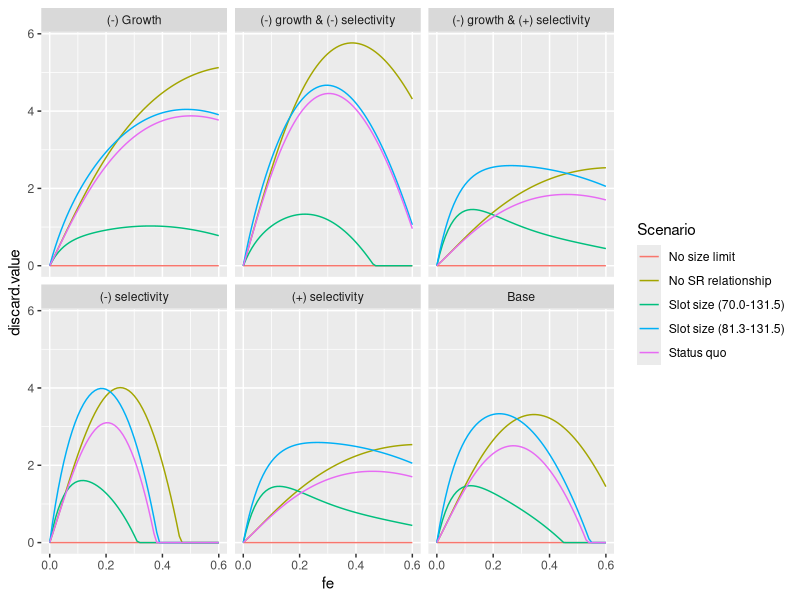
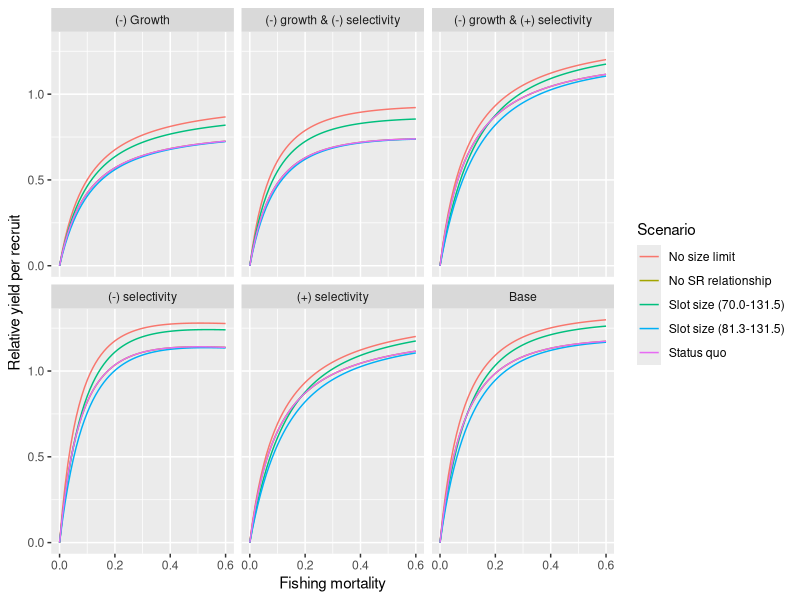
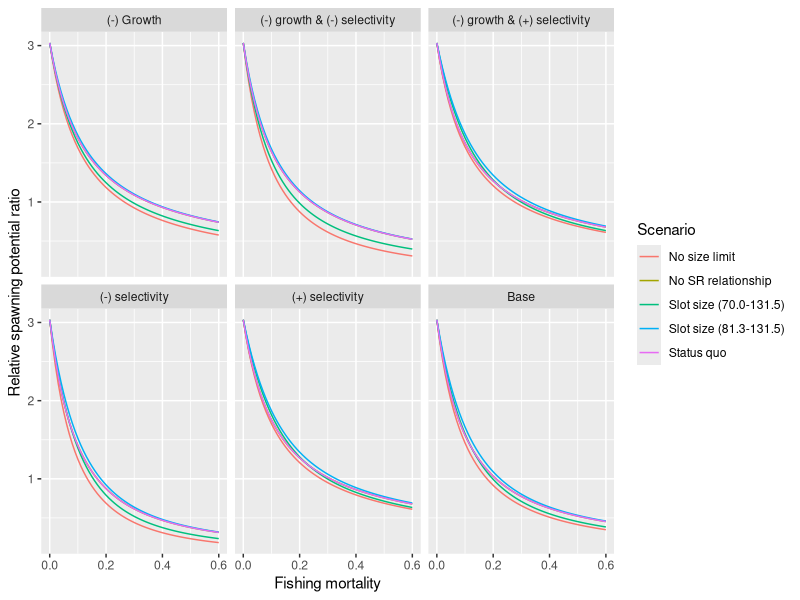
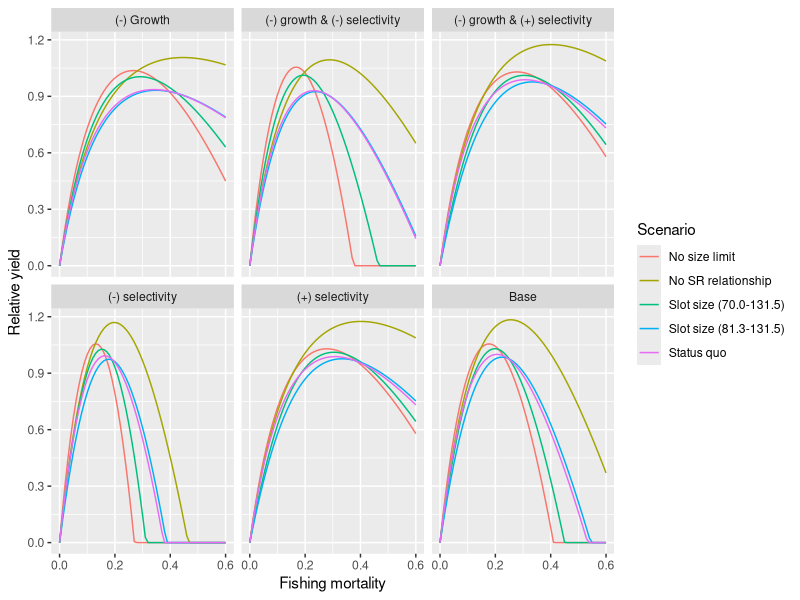
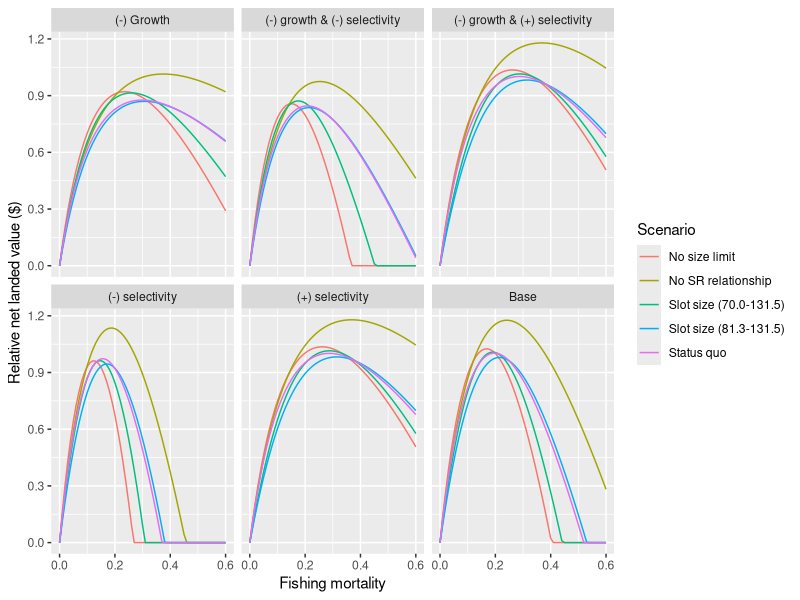
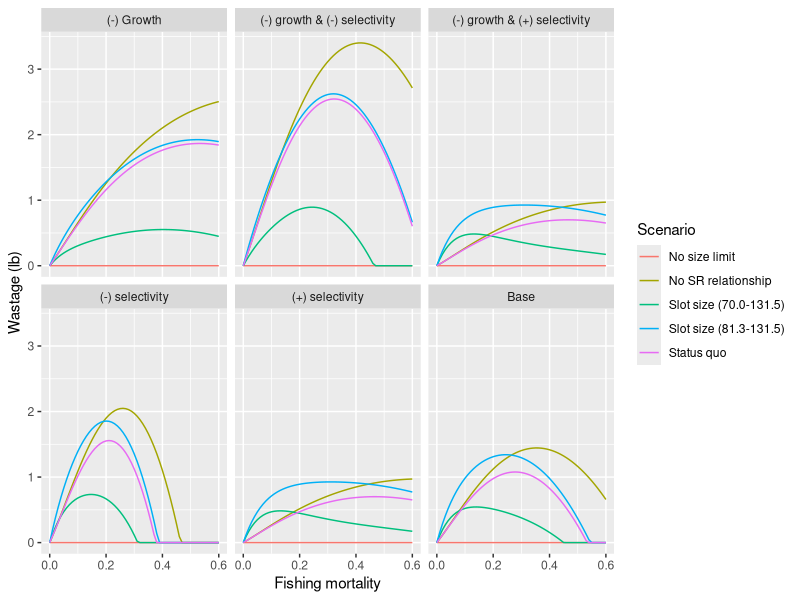
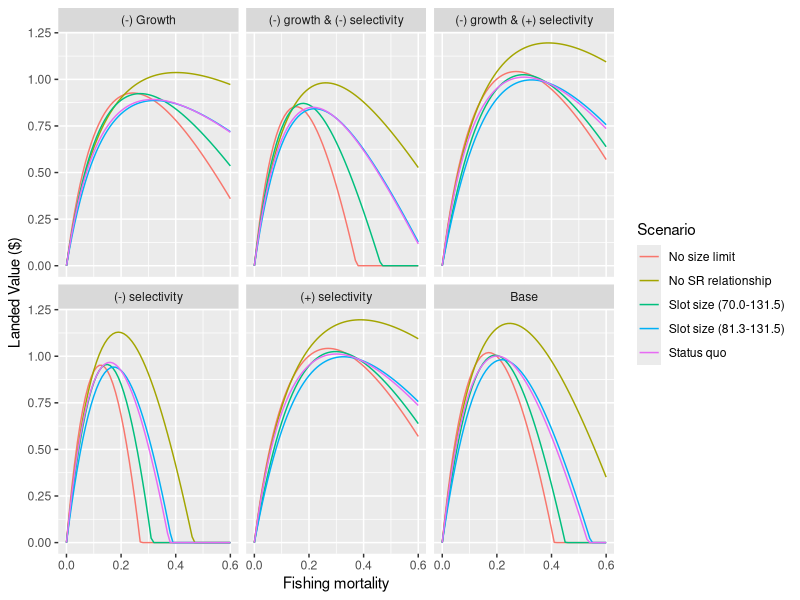

R code for these plots, in order: (Note: this script raises an error after producing the figures.)
# -------------------------------------------------------------------------- ##
# Halitosis.R
# Written by Steve Martell,  IPHC
# Date: Jan 8, 2012
# 
# Feb 7, 2011.  Added multiple growth groups to allow for cumulative effects
# of size selective fishing.  Need to show how mean weigth-at-age decreases
# with increasing fishing mortality rates.
# 
# SCENARIOS FOR HALIBUT PAPER
# 1) Status quo. 83.3cm minimum size limit
# 2) No size limits
# 3) 70cm minimum size limit
# 4) slot limit 81.3-150 cm
# 5) slot limit 70-150 cm
# -------------------------------------------------------------------------- ##

# -------------------------------------------------------------------------- ##
# Libraries
require(Hmisc)
require(ggplot2)
require(reshape2)
# -------------------------------------------------------------------------- ##

# Data and other constants
A	<- 35	# maximum age.
G	<- 21	# number of growth groups
S	<- 2	# number of sexes
dim	<- c(A, G, S)
age	<- 1:A	# vector of ages
# Commercial selectivities from Hare 2012.
bin   <- seq(50, 120, by=10)
CSelL <- matrix(data=c(1.63180e-09,  3.25740e-09,  6.03022e-02,  3.00891e-01,  6.30344e-01,  9.13893e-01, 1.00000e+00,  1.00000e+00, 2.17159e-09,  3.96878e-03,  5.67109e-02,  2.81436e-01,  5.85461e-01,  8.35614e-01, 1.00000e+00,  1.00000e+00), nrow=8, ncol=2)

pg	<- dnorm(seq(-3, 3, length=G), 0, 1); pg <- pg/sum(pg)

# Population parameters 
bo		<- 100.0			# unfished female spawning biomass
h		<- 0.85				# steepness
dm		<- 0.16				# discard mortality rate
THETA <- data.frame(bo=bo, h=h, dm=dm)

# Selectivity parameters (cm)
lhat	<- 97.132
ghat	<- 1/0.1667
slim	<- 81.28
ulim	<- 1500
cvlm	<- 0.1
PI		<- data.frame(lhat=lhat, ghat=ghat, slim=slim, ulim=ulim, cvlm=cvlm, bin=bin)



# Sex specific parameters (female, male).
m		<- c(0.15, 0.135)			# natural mortality rate
#0.15 0.135474
a50		<- rep(10.91, 2)			# age at 50% maturity
k50		<- rep(1.406, 2)			# std at 50% maturity
a		<- rep(6.821e-6, 2)			# length-weight allometry (Clark 1992)
b		<- rep(3.24, 2)				# length-weight allometry (CLark 1992)
#linf	<- c(145, 110)				# Range female 145-190, male 110-155 (cm)
linf    <- c(151.568,  99.3607)		# From 2011 Length_age data
#k		<- c(0.1, 0.12)				# eyeballed growth pars from Clark & Hare 2002.
k		<- c(0.0820581, 0.135409)   # Fron 20111 Length_age data
CVlinf  <- c(0.1, 0.1)				# CV in the asymptotic length

PHI	<- data.frame(m=m, a50=a50, k50=k50, a=a, b=b, linf=linf, k=k, CVlinf=CVlinf)
rownames(PHI)=c("Female", "Male")

T1 <- c(THETA, PHI, PI)

# Halibut prices (10-20) (20-40) (40+)
# $6.75  $7.30  $7.50  In Homer Alaska.
fe		<- seq(0, 0.6, b=0.01)

lifeh	<-
function(fe = 0)
{
	# Life history and age-schedule information
	lx	<- array(0, dim)
	la	<- array(0, dim)
	wa	<- array(0, dim)
	fa	<- array(0, dim)
	pa	<- array(0, dim)	# price per pound 
	ma	<- plogis(age, a50, k50)
	for(i in 1:S)
	{
		lx[,,i]  <- exp(-m[i])^(age-1)
		lx[A,,i] <- lx[A,,i]/(1-exp(-m[i]))
		
		# growth
		'vonb'  <- function(linf,k) len <- linf*(1-exp(-k*age))
		dev     <- linf[i]*CVlinf[i]
		linf.g  <- seq(linf[i]-dev, linf[i]+dev, length=G)
		la[,,i] <- sapply(linf.g, vonb,k=k[i])
		wa[,,i] <- a[i]*la[,,i]^b[i]
		
		# maturity (this assumes maturity at a fixed age)
		fa[,,i] <- ma*wa[,,i]
	}
	
	# Length-based selectivity (length-based -> age-based)
	sc	<- array(0, dim)
	sr	<- array(0, dim)
	sd	<- array(0, dim)
	va	<- array(0, dim)
	std	<- cvlm*slim+1.e-30
	for(i in 1:S)
	{
		# SM Adding approx function,  using the length-based selectivity coefficients
		# CSelL from Hare's assessment model.
		#approx(bin,CSelL.F,xout=la,yleft=0,yright=1)
		sc[,,i]  <- approx(bin, CSelL[,i], la[,,i], yleft=0, yright=1)
		
		#sc[,,i]  <- plogis(la[,,i],location=lhat, scale=ghat)
		sr[,,i]  <- plogis(la[,,i],location=slim, scale=std) - plogis(la[,,i],location=ulim, scale=std)
		sd[,,i]  <- 1-sr[,,i]
		va[,,i]  <- sc[,,i]*(sr[,,i]+sd[,,i]*dm)
	}
	
	# Age-specific total mortality, survival, retention, and discard rate.
	za	<- array(0, dim)
	sa	<- array(0, dim)
	qa	<- array(0, dim)
	da	<- array(0, dim)
	for(i in 1:S)
	{
		za[,,i]  <- m[i] + fe*va[,,i]
		sa[,,i]  <- exp(-za[,,i])
		qa[,,i]  <- (sc[,,i]*sr[,,i]) * (1-sa[,,i])/za[,,i]
		da[,,i]  <- (sc[,,i]*sd[,,i]) * (1-sa[,,i])/za[,,i]
	}
	# za	<- m+fe*va
	# sa	<- exp(-za)
	# qa	<- (sc*sr)*(1.-sa)/za	# fraction retained
	# da	<- (sc*sd)*(1.-sa)/za	# fraction discarded
	
	# Survivorship under fished conditions lz(A, G, S)
	lz	<- array(1, dim)
	for(i in 1:S)
	{
		for(j in 2:A)
		{
			lz[j,,i] <- lz[j-1,,i]*exp(-za[j-1,,i])
		}
		lz[A,,i] <- lz[A,,i]/(1-exp(-za[A,,i]))
	}
	
	
	# price premiums based on fish weight
	pa[wa<10]  <- 0.00
	pa[wa>=10] <- 6.75
	pa[wa>=20] <- 7.30
	pa[wa>=40] <- 7.50
	
	return(list(la=la, wa=wa, fa=fa, lz=lz, pa=pa*wa, va=va))
}

plot.AgeSchedule <- function()
{
	U   <- lifeh(0.2)
	mU  <- melt(U)
	colnames(mU) <- c("Age","G","Sex","value","type")
	mU$pg  <- pg[mU$G]
	mU$Sex[mU$Sex==1] = "Female"
	mU$Sex[mU$Sex==2] = "Male"
	
	p   <- ggplot(mU)
	p   <- p + geom_point(aes(x=Age, y=value, col=Sex, alpha=pg))
	p   <- p + facet_wrap(~type, scale="free")
	
	print(p)
	dev.copy2pdf(file="../FIGS/AgeSchedule.pdf")
	
}





tsasm	<- 
#function(fe=0, slim=0, ulim=1000, dm=0.16)
function(fe=0, theta)
{
	# A two sex age structured model. #
	# SM Changing arguments (fe,  THETA)
	# Where theta is a list of the global parameters used in the model.
	
	with(as.list(theta), {
		
	
	# Age-schedule information
	# Survivorship array lx(A, G, S)
	lx	<- array(0, dim)
	la	<- array(0, dim)
	wa	<- array(0, dim)
	fa	<- array(0, dim)
	pa	<- array(0, dim)	# price per pound 
	ma	<- plogis(age, a50, k50)
	for(i in 1:S)
	{
		lx[,,i]  <- exp(-m[i])^(age-1)
		lx[A,,i] <- lx[A,,i]/(1-exp(-m[i]))
		
		# growth
		'vonb'  <- function(linf,k) len <- linf*(1-exp(-k*age))
		dev     <- linf[i]*CVlinf[i]
		linf.g  <- seq(linf[i]-dev, linf[i]+dev, length=G)
		la[,,i] <- sapply(linf.g, vonb,k=k[i])
		wa[,,i] <- a[i]*la[,,i]^b[i]
		
		# maturity (this assumes maturity at a fixed age)
		fa[,,i] <- ma*wa[,,i]
	}
	
	# price premiums based on fish weight
	pa[wa<5]   <- 0.00
	pa[wa>=5.] <- 3.00
	pa[wa>=10] <- 6.75
	pa[wa>=20] <- 7.30
	pa[wa>=40] <- 7.50
	
	# lx	<- sapply(age, function(age) exp(-m)^(age-1) )
	# lx[, A] <- lx[, A]/(1-exp(-m))
	# la	<- sapply(age, function(age) linf*(1-exp(-k*age)))
	# wa	<- a*la^b
	# ma	<- plogis(age, a50, k50)
	# fa	<- t(t(wa)*ma)
	
	# Derivation of S-R parameters (Ricker model)
	# Re = Ro*[(log(kap)-log(phi.E/phi.e))/log(kap)]
	# Assume 50:50 sex ratio at birth
	kap		<- (5*h)^(5/4)
	phi.E	<- sum(t(t(lx[,,1]*fa[,,1])*pg))
	#phi.E	<- as.double(lx[1, ] %*% fa[1, ])
	ro		<- bo/phi.E
	
	# Length-based selectivity (length-based -> age-based)
	sc	<- array(0, dim)
	sr	<- array(0, dim)
	sd	<- array(0, dim)
	va	<- array(0, dim)
	std	<- cvlm*slim+1.e-30
	for(i in 1:S)
	{
		#sc[,,i]  <- plogis(la[,,i],location=lhat, scale=ghat)
		sc[,,i]  <- approx(bin, CSelL[,i], la[,,i], yleft=0, yright=1)$y
		sr[,,i]  <- plogis(la[,,i],location=slim, scale=std) - plogis(la[,,i],location=ulim, scale=std)
		sd[,,i]  <- 1-sr[,,i]
		va[,,i]  <- sc[,,i]*(sr[,,i]+sd[,,i]*dm)
	}
	# sc	<- t(apply(la,1,plogis,location=lhat,scale=ghat))
	# std	<- cvlm*slim+1.e-30
	# sr	<- t(apply(la,1,plogis,location=slim,scale=std))
	# sd	<- 1-sr
	# va	<- sc*(sr+sd*dm)		# age-specific probability of dying due to F
	
	# Age-specific total mortality, survival, retention, and discard rate.
	za	<- array(0, dim)
	sa	<- array(0, dim)
	qa	<- array(0, dim)
	da	<- array(0, dim)
	for(i in 1:S)
	{
		za[,,i]  <- m[i] + fe*va[,,i]
		sa[,,i]  <- exp(-za[,,i])
		qa[,,i]  <- (sc[,,i]*sr[,,i]) * (1-sa[,,i])/za[,,i]
		da[,,i]  <- (sc[,,i]*sd[,,i]) * (1-sa[,,i])/za[,,i]
	}
	# za	<- m+fe*va
	# sa	<- exp(-za)
	# qa	<- (sc*sr)*(1.-sa)/za	# fraction retained
	# da	<- (sc*sd)*(1.-sa)/za	# fraction discarded
	
	# Survivorship under fished conditions lz(A, G, S)
	lz	<- array(1, dim)
	for(i in 1:S)
	{
		for(j in 2:A)
		{
			lz[j,,i] <- lz[j-1,,i]*exp(-za[j-1,,i])
		}
		lz[A,,i] <- lz[A,,i]/(1-exp(-za[A,,i]))
	}
	# lz	<- matrix(1, 2, A)
	# for(i in 2:A)
	# {
	# 	lz[, i] <- lz[, i-1]*exp(-za[, i-1])
	# 	if(i==A)
	# 	{
	# 		lz[, A] <- lz[, A]/(1-exp(-za[, i-1]))
	# 	}
	# }
	
	# Incidence functions
	phi.e	<- sum( t(lz[,,1]*fa[,,1])*pg )
	#phi.e	<- as.double(lz[1, ] %*% fa[1, ])
	
	# Equilibrium calculations
	t1		<- log(phi.E/(kap*phi.e))
	t2		<- (log(kap)*phi.e)
	re		<- max(0, -(t1*ro*phi.E)/t2)
	be		<- re * phi.e
	ye		<- 0
	de		<- 0
	ypr		<- 0
	wbar	<- rep(0, S)
	wdot	<- matrix(0,nrow=S, ncol=A)
	for(i in 1:S)
	{
		ye  <- ye + sum( re * fe * t(lz[,,i]*wa[,,i]*qa[,,i])*pg )
		de	<- de + sum( re * fe * dm * t(lz[,,i]*wa[,,i]*da[,,i])*pg )
		ypr <- ypr + sum( fe * t(lz[,,i]*wa[,,i]*qa[,,i])*pg )
		
		# Average weigth of a 10-year old fish (female & male)
		tmp		<- t(lz[,,i]*wa[,,i])*pg
		tmpn	<- t(lz[,,i])*pg
		wbar[i] <- weighted.mean(wa[10,,i], tmpn[,10])
		
		# Average weight-at-age for each sex.
		tmp     <- t(tmpn)
		P       <- tmp/rowSums(tmp)
		wdot[i,] <- rowSums(wa[,,i]*P)
	}
	spr		<- phi.e/phi.E
	
	
	# Need to calculate landed value per recruit versus slim and fe
	# using the price and size categories from above.
	# How many millions of dollars in Halibut are discarded each year?
	landed.value	<- 0
	discard.value	<- 0
	for(i in 1:S)
	{
		t1 <- sum(re * fe * t(lz[,,i]*wa[,,i]*qa[,,i]*pa[,,i])*pg)
		landed.value  <- landed.value + t1
		t2 <- sum(re * fe * dm * t(lz[,,i]*wa[,,i]*da[,,i]*pa[,,i])*pg)
		discard.value <- discard.value + t2
	}
	
	# b<- seq(0, 2*bo, length=100)
	# r<- kap*b*exp(-log(kap)*b/bo)/phi.E
	# plot(b, r)
	# points(bo, ro, pch=20, col=2)
	# points(be, re, pch=20, col=3)
	return(c(fe=fe, re=re, be=be, ye=ye, 
		de=de, spr=spr, ypr=ypr, eye=max(0, landed.value-8*fe), 
		dep=be/bo, wbar.f10=wbar[1], wbar.m10=wbar[2], 
		landed.value=landed.value, 
		discard.value=discard.value ))
		# List objects don't work here.
		#, wdot.f=list(wdot[1,]), wdot.m=list(wdot[2,]) ))
	})
}

.equil	<-
function(arg="ye", dm=0.17)
{
	fn	<- function(fe=0, slim=0, dm=dm)
	{
		tmp <- tsasm(fe, slim, dm)
		idx <- which(names(tmp)==arg)
		return(as.double(tmp[idx]))
	}
	V	<- Vectorize(fn, c("fe", "slim"))
	fe	<- seq(0, 0.45, length=20)
	sl	<- seq(60, 100, length=20)
	Z	<- outer(fe, sl, V, dm)
	obj	<- list(x=fe, y=sl, Z=Z)
	class(obj) <- "isopleth"
	return(obj)
}


plot.isopleth <- 
function(obj, ...)
{
	# Plots the contour plot for the contour class
	x <- obj$x
	y <- obj$y
	z <- obj$Z
	
	#contour(x, y, z, ...)
	mx <- melt(z)
	names(mx) <- c("x","y","z")
	g=ggplot(mx,aes(x=x,y=y,z=z))+stat_contour()
	print(g)
}

# SCENARIOS
.scenarios <- function(T1, Model="M1")
{
	T2 = T1; T2$slim=0.00
	T3 = T1; T3$slim=81.3; T3$h=1.0
	T4 = T1; T4$ulim=131.5
	T5 = T1; T5$ulim=131.5; T5$slim=70.0

	S1 = data.frame(Model=Model, Scenario="Status quo", t(sapply(fe, tsasm, theta=T1)))
	S2 = data.frame(Model=Model, Scenario="No size limit", t(sapply(fe, tsasm, theta=T2)))
	S3 = data.frame(Model=Model, Scenario="No SR relationship", t(sapply(fe, tsasm, theta=T3)))
	S4 = data.frame(Model=Model, Scenario="Slot size (81.3-131.5)", t(sapply(fe, tsasm, theta=T4)))
	S5 = data.frame(Model=Model, Scenario="Slot size (70.0-131.5)", t(sapply(fe, tsasm, theta=T5)))

	DF = rbind(S1, S2, S3, S4, S5)
	return(DF)
}

M1 <- T1
M2 <- T1; M2$bin=T1$bin - 10
M3 <- T1; M3$bin=T1$bin + 10
M4 <- T1; M4$linf=0.9*T1$linf
M5 <- T1; M5$linf=0.9*T1$linf; M5$bin=T1$bin-10
M6 <- T1; M5$linf=0.9*T1$linf; M6$bin=T1$bin+10
DF <- rbind(.scenarios(M1, "Base"), .scenarios(M2, "(-) selectivity"), .scenarios(M3, "(+) selectivity"), 
	.scenarios(M4, "(-) Growth"), .scenarios(M5, "(-) growth & (-) selectivity"), .scenarios(M6, "(-) growth & (+) selectivity"))

# Max yield from status quo
imax    <- which.max(subset(subset(DF,Model=="Base"),Scenario=="Status quo")$ye)
ye_max  <- DF$ye[imax]
ypr_max <- DF$ypr[imax]
spr_max <- DF$spr[imax]
eye_max <- DF$eye[imax]
de_max  <- DF$de[imax]
lv_max  <- DF$landed.value[imax]

p1 <- ggplot(DF,aes(x=fe,y=ypr/ypr_max,col=Scenario)) +geom_line()
p1 <- p1 + labs(x = "Fishing mortality", y = "Relative yield per recruit") 
p1 <- p1 + facet_wrap(~Model)

p2 <- ggplot(DF,aes(x=fe,y=spr/spr_max,col=Scenario)) +geom_line()
p2 <- p2 + labs(x = "Fishing mortality", y = "Relative spawning potential ratio") 
p2 <- p2 + facet_wrap(~Model)

p3 <- ggplot(DF,aes(x=fe,y=ye/ye_max, col=Scenario)) +geom_line()
p3 <- p3 + labs(x = "Fishing mortality", y = "Relative yield") 
p3 <- p3 + facet_wrap(~Model)

p4 <-ggplot(DF,aes(x=fe,y=eye/eye_max,col=Scenario)) +geom_line()
p4 <- p4 + labs(x = "Fishing mortality", y = "Relative net landed value ($)") 
p4 <- p4 + facet_wrap(~Model)


p5 <- ggplot(DF,aes(x=fe,y=de/de_max,col=Scenario)) + geom_line() 
p5 <- p5 + labs(x = "Fishing mortality", y = "Wastage (lb)") 
p5 <- p5 + facet_wrap(~Model)

p6 <- ggplot(DF,aes(x=fe,y=landed.value/lv_max,col=Scenario)) +geom_line()
p6 <- p6 + labs(x = "Fishing mortality", y = "Landed Value ($)") 
p6 <- p6 + facet_wrap(~Model)







p<-ggplot(DF,aes(x=fe,y=discard.value,col=Scenario)) +geom_line()+ facet_wrap(~Model)
print(p+opts(title="Value of dead discards"))

draw <- function()
{
	print(p1); ggsave(file="../FIGS/fig:ypr.pdf", width=10, height=7.5)
	print(p2); ggsave(file="../FIGS/fig:spr.pdf", width=10, height=7.5)
	print(p3); ggsave(file="../FIGS/fig:yield.pdf", width=10, height=7.5)
	print(p4); ggsave(file="../FIGS/fig:eye.pdf", width=10, height=7.5)
	print(p5); ggsave(file="../FIGS/fig:waste.pdf", width=10, height=7.5)
}

# A key question is for every pound of bycatch what is the corresponding
# yield loss to the directed fishery. This is computed by IPHC as the 
# yield loss ration = (Wt. of future yield loss)/(Wt. of bycatch).  The wt. of 
# the bycatch is straight forward. The yield loss is the difference between
# the yield obtained with discard mortality =0 and discard mortality =0.17

oldfun <-function()
{
	SPR <- .equil("spr", dm=dm)
	SPR0<- .equil("spr", dm=0)
	YE  <- .equil("ye", dm=dm)
	YE0 <- .equil("ye", dm=0)
	BE  <- .equil("be", dm=dm)
	BE0 <- .equil("be", dm=0)
	DE	<- .equil("de", dm=dm)
	W.F <- .equil("wbar.f", dm=dm)
	W.M <- .equil("wbar.m", dm=dm)
	LV	<- .equil("landed.value", dm=dm)
	DV	<- .equil("discard.value", dm=dm)

	# REPORT SECTION
	par(mfcol=c(1, 1), las=1)
	isolvl <- c(0.35, seq(0, 1, by=0.1))
	isolwd <- c(2, rep(1, 11))
	xl     <- "Fishing mortality"
	yl     <- "Size limit (cm)"
	plot(SPR,xlab=xl,ylab=yl,levels=isolvl,lwd=isolwd,main="Spawn potential ratio")
	plot(YE ,xlab=xl,ylab=yl,main="Equilibrium yield")
	plot(DE ,xlab=xl,ylab=yl,main="Discarded yield")
	X = DE
	X$Z = (YE0$Z-YE$Z)/(DE$Z)
	plot(X, xlab=xl,ylab=yl,main="Yield loss ratio")

	#The following in the spawning biomass per recruit lost per 
	#unit of discard. This should be the spawning biomass,  not SPR
	SE = DE
	SE$Z = (BE0$Z-BE$Z)/(DE$Z)
	plot(SE, add=TRUE, col="blue", levels=seq(0, 10, by=.25))

	E=DE
	E$Z = YE$Z/(YE$Z+DE$Z)
	plot(E, add=TRUE, col="red")

	par(mfcol=c(2, 2))
	plot(W.F, xlab=xl, ylab=yl, main="Mean weight of age-10 females")
	plot(W.M, xlab=xl, ylab=yl, main="Mean weight of age-10 males")
	plot(LV, xlab=xl, ylab=yl, main="Landed Value ($$)")
	X = LV
	X$Z = DV$Z/LV$Z
	plot(X, xlab=xl, ylab=yl, main="Discard Value/Landed Value")
}
